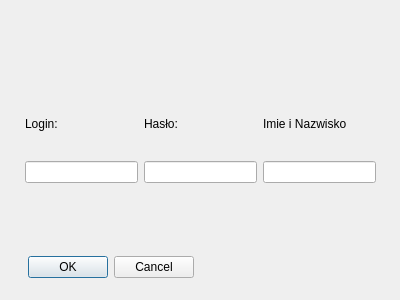
<?xml version="1.0" encoding="UTF-8"?>
<ui version="4.0">
 <class>userdialog</class>
 <widget class="QDialog" name="userdialog">
  <property name="geometry">
   <rect>
    <x>0</x>
    <y>0</y>
    <width>400</width>
    <height>300</height>
   </rect>
  </property>
  <property name="windowTitle">
   <string>Nowy użytkownik</string>
  </property>
  <widget class="QWidget" name="gridLayoutWidget">
   <property name="geometry">
    <rect>
     <x>25</x>
     <y>92</y>
     <width>351</width>
     <height>91</height>
    </rect>
   </property>
   <layout class="QGridLayout" name="gridLayout">
    <item row="0" column="0">
     <widget class="QLabel" name="label_2">
      <property name="text">
       <string>Login:</string>
      </property>
     </widget>
    </item>
    <item row="1" column="0">
     <widget class="QLineEdit" name="login_line"/>
    </item>
    <item row="1" column="2">
     <widget class="QLineEdit" name="name_line"/>
    </item>
    <item row="1" column="1">
     <widget class="QLineEdit" name="password_line"/>
    </item>
    <item row="0" column="2">
     <widget class="QLabel" name="label_3">
      <property name="text">
       <string>Imie i Nazwisko</string>
      </property>
     </widget>
    </item>
    <item row="0" column="1">
     <widget class="QLabel" name="label">
      <property name="text">
       <string>Hasło:</string>
      </property>
     </widget>
    </item>
   </layout>
  </widget>
  <widget class="QDialogButtonBox" name="buttonBox">
   <property name="geometry">
    <rect>
     <x>20</x>
     <y>250</y>
     <width>174</width>
     <height>34</height>
    </rect>
   </property>
   <property name="standardButtons">
    <set>QDialogButtonBox::StandardButton::Cancel|QDialogButtonBox::StandardButton::Ok</set>
   </property>
  </widget>
 </widget>
 <resources/>
 <connections/>
</ui>
